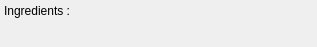
<?xml version="1.0" encoding="UTF-8"?>
<ui version="4.0">
 <class>c_componentView</class>
 <widget class="QWidget" name="c_componentView">
  <property name="geometry">
   <rect>
    <x>0</x>
    <y>0</y>
    <width>317</width>
    <height>47</height>
   </rect>
  </property>
  <property name="windowTitle">
   <string>Form</string>
  </property>
  <layout class="QHBoxLayout" name="horizontalLayout_2">
   <property name="spacing">
    <number>0</number>
   </property>
   <property name="leftMargin">
    <number>0</number>
   </property>
   <property name="topMargin">
    <number>0</number>
   </property>
   <property name="rightMargin">
    <number>0</number>
   </property>
   <property name="bottomMargin">
    <number>0</number>
   </property>
   <item>
    <widget class="QWidget" name="widget" native="true">
     <layout class="QVBoxLayout" name="verticalLayout">
      <property name="spacing">
       <number>2</number>
      </property>
      <property name="leftMargin">
       <number>4</number>
      </property>
      <property name="topMargin">
       <number>1</number>
      </property>
      <property name="rightMargin">
       <number>4</number>
      </property>
      <property name="bottomMargin">
       <number>1</number>
      </property>
      <item>
       <layout class="QHBoxLayout" name="horizontalLayout">
        <item>
         <widget class="QLabel" name="label_2">
          <property name="maximumSize">
           <size>
            <width>16777215</width>
            <height>15</height>
           </size>
          </property>
          <property name="text">
           <string>Ingredients :</string>
          </property>
         </widget>
        </item>
        <item>
         <spacer name="horizontalSpacer">
          <property name="orientation">
           <enum>Qt::Horizontal</enum>
          </property>
          <property name="sizeHint" stdset="0">
           <size>
            <width>40</width>
            <height>20</height>
           </size>
          </property>
         </spacer>
        </item>
       </layout>
      </item>
      <item>
       <spacer name="verticalSpacer">
        <property name="orientation">
         <enum>Qt::Vertical</enum>
        </property>
        <property name="sizeHint" stdset="0">
         <size>
          <width>20</width>
          <height>0</height>
         </size>
        </property>
       </spacer>
      </item>
     </layout>
    </widget>
   </item>
  </layout>
 </widget>
 <resources/>
 <connections/>
</ui>
